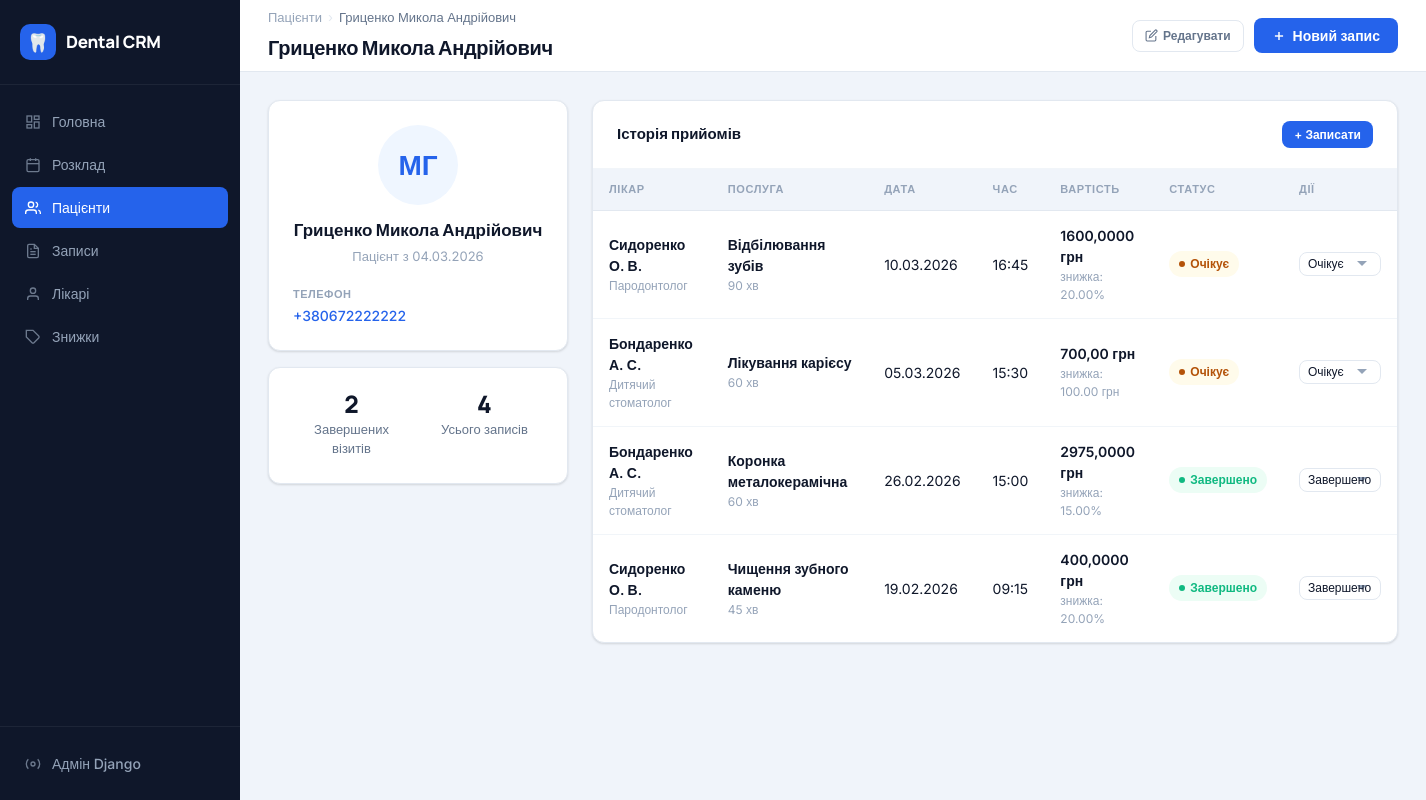
Page /patients/2/ on the committed database.
### core/models.py (models this page shows, shortened)
class Patient(models.Model):
    first_name = models.CharField('Ім\'я', max_length=100)
    last_name = models.CharField('Прізвище', max_length=100)
    patronymic = models.CharField('По батькові', max_length=100, blank=True)
    phone = models.CharField('Телефон', max_length=20)
    email = models.EmailField('Email', blank=True)
    date_of_birth = models.DateField('Дата народження', null=True, blank=True)
    address = models.TextField('Адреса', blank=True)
    notes = models.TextField('Примітки', blank=True)
    created_at = models.DateTimeField(auto_now_add=True)
    class Meta:
        verbose_name = 'Пацієнт'
        verbose_name_plural = 'Пацієнти'
        ordering = ['last_name', 'first_name']
    @property
    def full_name(self):
        parts = [self.last_name, self.first_name, self.patronymic]
        return ' '.join(p for p in parts if p).strip()
    @property
    def visit_count(self):
        return self.appointments.filter(status='completed').count()

class Appointment(models.Model):
    STATUS_CHOICES = [
        ('pending', 'Очікує'),
        ('in_progress', 'В процесі'),
        ('completed', 'Завершено'),
        ('cancelled', 'Скасовано'),
    ]
    patient = models.ForeignKey(
        Patient, on_delete=models.CASCADE,
        related_name='appointments', verbose_name='Пацієнт'
    )
    doctor = models.ForeignKey(
        Doctor, on_delete=models.CASCADE,
        related_name='appointments', verbose_name='Лікар'
    )
    service = models.ForeignKey(
        Service, on_delete=models.CASCADE, verbose_name='Послуга'
    )
    discount = models.ForeignKey(
        Discount, on_delete=models.SET_NULL,
        null=True, blank=True, verbose_name='Знижка'
    )
    date = models.DateField('Дата')
    time = models.TimeField('Час')
    status = models.CharField('Статус', max_length=20, choices=STATUS_CHOICES, default='pending')
    notes = models.TextField('Примітки', blank=True)
    created_at = models.DateTimeField(auto_now_add=True)
    class Meta:
        verbose_name = 'Запис'
        verbose_name_plural = 'Записи'
        ordering = ['-date', '-time']
    @property
    def final_price(self):
        price = self.service.price
        if self.discount:
            if self.discount.discount_type == 'percentage':
                price = price * (1 - self.discount.value / 100)
            else:
                price = price - self.discount.value
        return max(price, 0)

class Doctor(models.Model):
    SPECIALIZATION_CHOICES = [
        ('therapist', 'Терапевт'),
        ('surgeon', 'Хірург'),
        ('orthodontist', 'Ортодонт'),
        ('periodontist', 'Пародонтолог'),
        ('pediatric', 'Дитячий стоматолог'),
        ('orthopedist', 'Ортопед'),
    ]
    first_name = models.CharField('Ім\'я', max_length=100)
    last_name = models.CharField('Прізвище', max_length=100)
    patronymic = models.CharField('По батькові', max_length=100, blank=True)
    specialization = models.CharField('Спеціалізація', max_length=50, choices=SPECIALIZATION_CHOICES)
    phone = models.CharField('Телефон', max_length=20, blank=True)
    email = models.EmailField('Email', blank=True)
    photo = models.ImageField('Фото', upload_to='doctors/', blank=True, null=True)
    experience_years = models.IntegerField('Досвід (років)', default=0)
    is_active = models.BooleanField('Активний', default=True)
    created_at = models.DateTimeField(auto_now_add=True)
    class Meta:
        verbose_name = 'Лікар'
        verbose_name_plural = 'Лікарі'
        ordering = ['last_name', 'first_name']
    def __str__(self):
        return self.full_name
    @property
    def full_name(self):
        parts = [self.last_name, self.first_name, self.patronymic]
        return ' '.join(p for p in parts if p).strip()
    @property
    def initials_name(self):
        parts = [self.last_name]
        if self.first_name:
            parts.append(self.first_name[0] + '.')
        if self.patronymic:
            parts.append(self.patronymic[0] + '.')
        return ' '.join(parts)

class Service(models.Model):
    CATEGORY_CHOICES = [
        ('therapy', 'Терапія'),
        ('surgery', 'Хірургія'),
        ('orthodontics', 'Ортодонтія'),
        ('prosthetics', 'Протезування'),
        ('hygiene', 'Гігієна'),
        ('diagnostics', 'Діагностика'),
    ]
    name = models.CharField('Назва послуги', max_length=200)
    category = models.CharField('Категорія', max_length=50, choices=CATEGORY_CHOICES, default='therapy')
    description = models.TextField('Опис', blank=True)
    price = models.DecimalField('Ціна (грн)', max_digits=10, decimal_places=2)
    duration_minutes = models.IntegerField('Тривалість (хв)', default=30)
    is_active = models.BooleanField('Активна', default=True)
    class Meta:
        verbose_name = 'Послуга'
        verbose_name_plural = 'Послуги'
        ordering = ['category', 'name']
    def __str__(self):
        return f'{self.name} — {self.price} грн'

class Discount(models.Model):
    DISCOUNT_TYPE_CHOICES = [
        ('percentage', 'Відсоток (%)'),
        ('fixed', 'Фіксована сума (грн)'),
    ]
    name = models.CharField('Назва знижки', max_length=200)
    discount_type = models.CharField('Тип знижки', max_length=20, choices=DISCOUNT_TYPE_CHOICES)
    value = models.DecimalField('Розмір знижки', max_digits=10, decimal_places=2)
    description = models.TextField('Опис', blank=True)
    is_active = models.BooleanField('Активна', default=True)
    valid_from = models.DateField('Діє з', null=True, blank=True)
    valid_to = models.DateField('Діє до', null=True, blank=True)
    created_at = models.DateTimeField(auto_now_add=True)
    class Meta:
        verbose_name = 'Знижка'
        verbose_name_plural = 'Знижки'
        ordering = ['-created_at']
    def __str__(self):
        if self.discount_type == 'percentage':
            return f'{self.name} ({self.value}%)'
        return f'{self.name} ({self.value} грн)'
    @property
    def display_value(self):
        if self.discount_type == 'percentage':
            return f'{self.value}%'
        return f'{self.value} грн'

### core/views.py (the view)
# urls.py: path('patients/<int:pk>/', views.patient_detail, name='patient_detail'),
def patient_detail(request, pk):
    patient = get_object_or_404(Patient, pk=pk)
    appointments = patient.appointments.select_related(
        'doctor', 'service', 'discount'
    ).order_by('-date', '-time')
    if request.method == 'POST':
        form = AppointmentForm(request.POST)
        if form.is_valid():
            appt = form.save(commit=False)
            appt.patient = patient
            appt.save()
            return redirect('patient_detail', pk=pk)
    else:
        form = AppointmentForm(initial={'patient': patient})
    return render(request, 'patients/detail.html', {
        'patient': patient,
        'appointments': appointments,
        'form': form,
        'active_page': 'patients',
        'doctors': Doctor.objects.filter(is_active=True),
        'services': Service.objects.filter(is_active=True),
        'discounts': Discount.objects.filter(is_active=True),
    })

### core/forms.py
class AppointmentForm(forms.ModelForm):
    class Meta:
        model = Appointment
        fields = ['patient', 'doctor', 'service', 'discount',
                  'date', 'time', 'status', 'notes']
        widgets = {
            'patient': forms.Select(attrs={'class': 'form-input'}),
            'doctor': forms.Select(attrs={'class': 'form-input'}),
            'service': forms.Select(attrs={'class': 'form-input'}),
            'discount': forms.Select(attrs={'class': 'form-input'}),
            'date': forms.DateInput(attrs={'class': 'form-input', 'type': 'date'}),
            'time': forms.TimeInput(attrs={'class': 'form-input', 'type': 'time'}),
            'status': forms.Select(attrs={'class': 'form-input'}),
            'notes': forms.Textarea(attrs={'class': 'form-input', 'rows': 3, 'placeholder': 'Примітки до запису...'}),
        }
        labels = {
            'patient': 'Пацієнт',
            'doctor': 'Лікар',
            'service': 'Послуга',
            'discount': 'Знижка',
            'date': 'Дата',
            'time': 'Час',
            'status': 'Статус',
            'notes': 'Примітки',
        }

### templates/patients/detail.html (shortened to what this page needs)
{% extends "base.html" %}
{% block page_title %}{{ patient.full_name }}{% endblock %}
{% block breadcrumb %}
<div class="breadcrumb">
  <a href="{% url 'patient_list' %}">Пацієнти</a>
  <span class="breadcrumb-sep">›</span>
  <span class="breadcrumb-current">{{ patient.full_name }}</span>
</div>
{% endblock %}
{% block topbar_actions %}
  <a href="{% url 'patient_edit' patient.pk %}" class="btn btn-outline btn-sm">
    <svg width="13" height="13" viewBox="0 0 24 24" fill="none" stroke="currentColor" stroke-width="2"><path d="M11 4H4a2 2 0 0 0-2 2v14a2 2 0 0 0 2 2h14a2 2 0 0 0 2-2v-7"/><path d="M18.5 2.5a2.121 2.121 0 0 1 3 3L12 15l-4 1 1-4 9.5-9.5z"/></svg>
    Редагувати
  </a>
  <button class="btn btn-primary" onclick="openModal('newAppointmentModal')">
    <svg width="14" height="14" viewBox="0 0 24 24" fill="none" stroke="currentColor" stroke-width="2.5"><line x1="12" y1="5" x2="12" y2="19"/><line x1="5" y1="12" x2="19" y2="12"/></svg>
    Новий запис
  </button>
{% endblock %}
{% block content %}
<div class="detail-layout">
  <div>
    <div class="card" style="margin-bottom:16px;">
      <div class="card-body">
        <div style="text-align:center; margin-bottom:20px;">
          <div class="doctor-avatar" style="margin:0 auto 12px; width:80px; height:80px; font-size:28px;">
            {{ patient.first_name|slice:":1" }}{{ patient.last_name|slice:":1" }}
          </div>
          <div style="font-family:'Manrope',sans-serif; font-size:17px; font-weight:800;">{{ patient.full_name }}</div>
          <div style="font-size:13px; color:var(--text-muted); margin-top:4px;">
            Пацієнт з {{ patient.created_at|date:"d.m.Y" }}
          </div>
        </div>
        <div class="info-list">
          <div class="info-item">
            <span class="info-label">Телефон</span>
            <span class="info-value">
              <a href="tel:{{ patient.phone }}" style="color:var(--primary);text-decoration:none;">{{ patient.phone }}</a>
            </span>
          </div>
        </div>
      </div>
    </div>
    <div class="card">
      <div class="card-body" style="display:grid; grid-template-columns:1fr 1fr; gap:16px; text-align:center;">
        <div>
          <div class="stat-value" style="font-size:24px;">{{ patient.visit_count }}</div>
          <div class="stat-label">Завершених візитів</div>
        </div>
        <div>
          <div class="stat-value" style="font-size:24px;">{{ appointments|length }}</div>
          <div class="stat-label">Усього записів</div>
        </div>
      </div>
    </div>
  </div>
  <div>
    <div class="card">
      <div class="card-header">
        <span class="card-title">Історія прийомів</span>
        <button class="btn btn-primary btn-sm" onclick="openModal('newAppointmentModal')">+ Записати</button>
      </div>
      {% if appointments %}
      <div class="table-wrap">
        <table>
          <thead>
            <tr>
              <th>Лікар</th>
              <th>Послуга</th>
              <th>Дата</th>
              <th>Час</th>
              <th>Вартість</th>
              <th>Статус</th>
              <th>Дії</th>
            </tr>
          </thead>
          <tbody>
            {% for appt in appointments %}
            <tr>
              <td>
                <div class="name-primary">{{ appt.doctor.initials_name }}</div>
                <div class="name-secondary">{{ appt.doctor.get_specialization_display }}</div>
              </td>
              <td>
                <div class="name-primary">{{ appt.service.name }}</div>
                <div class="name-secondary">{{ appt.service.duration_minutes }} хв</div>
              </td>
              <td>{{ appt.date|date:"d.m.Y" }}</td>
              <td>{{ appt.time|time:"H:i" }}</td>
              <td>
                <div class="name-primary">{{ appt.final_price }} грн</div>
                {% if appt.discount %}
                  <div class="name-secondary">знижка: {{ appt.discount.display_value }}</div>
                {% endif %}
              </td>
              <td>
                {% if appt.status == 'completed' %}
                  <span class="badge badge-success">Завершено</span>
                {% elif appt.status == 'pending' %}
                  <span class="badge badge-warning">Очікує</span>
                {% elif appt.status == 'in_progress' %}
                  <span class="badge badge-info">В процесі</span>
                {% else %}
                  <span class="badge badge-neutral">Скасовано</span>
                {% endif %}
              </td>
              <td>
                <form method="post" action="{% url 'appointment_update_status' appt.pk %}" style="display:inline;">
                  <select name="status" onchange="this.form.submit()" class="form-input" style="padding:4px 8px; font-size:12px; width:auto;">
                    {% for value, label in appt.STATUS_CHOICES %}
                      <option value="{{ value }}" {% if appt.status == value %}selected{% endif %}>{{ label }}</option>
                    {% endfor %}
                  </select>
                </form>
              </td>
            </tr>
            {% endfor %}
          </tbody>
        </table>
      </div>
      {% else %}
      <div class="empty-state">
        <div class="empty-icon">📋</div>
        <div class="empty-title">Записів ще немає</div>
        <div class="empty-text">Натисніть "Записати" щоб додати перший прийом</div>
      </div>
      {% endif %}
    </div>
  </div>
</div>
{% endblock %}

### rows in the picture
Patient: full_name "Гриценко Микола Андрійович", first_name "М", last_name "Г", created_at "04.03.2026", phone "+380672222222", visit_count "2"
Appointment: doctor.initials_name "Сидоренко О. В.", doctor.specialization "Пародонтолог", service.name "Відбілювання зубів", service.duration_minutes "90", date "10.03.2026", time "16:45", final_price "1600,0000", discount.display_value "20.00%", shows "Очікує", status "Очікує"
Appointment: doctor.initials_name "Бондаренко А. С.", doctor.specialization "Дитячий стоматолог", service.name "Лікування карієсу", service.duration_minutes "60", date "05.03.2026", time "15:30", final_price "700,00", discount.display_value "100.00 грн", shows "Очікує", status "Очікує"
Appointment: doctor.initials_name "Бондаренко А. С.", doctor.specialization "Дитячий стоматолог", service.name "Коронка металокерамічна", service.duration_minutes "60", date "26.02.2026", time "15:00", final_price "2975,0000", discount.display_value "15.00%", shows "Завершено", status "Завершено"
Appointment: doctor.initials_name "Сидоренко О. В.", doctor.specialization "Пародонтолог", service.name "Чищення зубного каменю", service.duration_minutes "45", date "19.02.2026", time "09:15", final_price "400,0000", discount.display_value "20.00%", shows "Завершено", status "Завершено"

### other values in the picture
{{ appointments|length }} "4"
